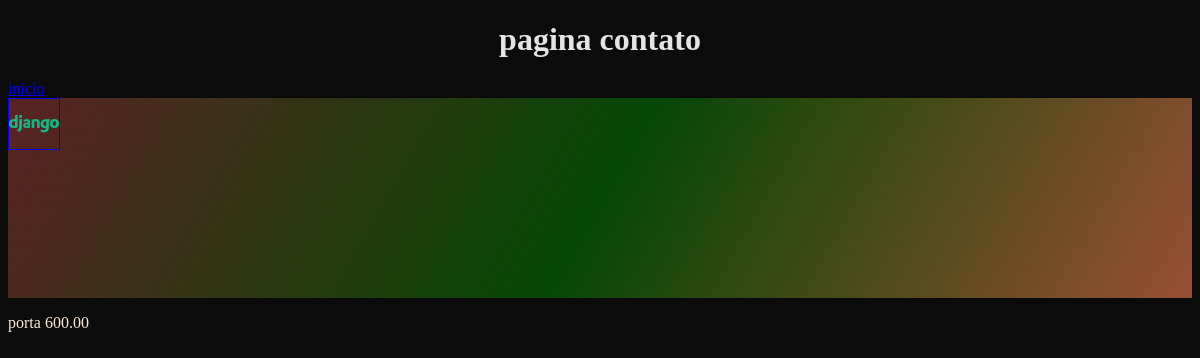
The page /contato on the database as committed earlier.
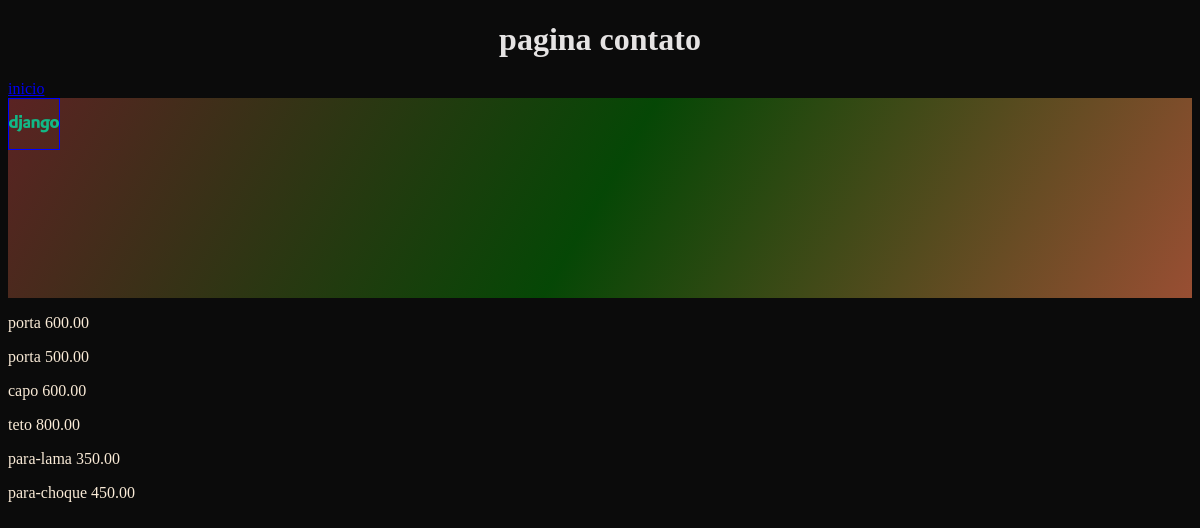
The same page on the database as committed later.
### myapp/models.py (models this page shows, shortened)
class Orcamento(models.Model):
    peca = models.CharField(max_length=30)
    preco = models.DecimalField(decimal_places=2,max_digits=10)

### myapp/views.py (the view)
# urls.py: path('contato',views.contato, name='contato'),
def contato(request):
    obj = Orcamento.objects.all()
    text = {'peca':obj}
    return render(request,'myapp/contato.html',text)

### myapp/templates/myapp/contato.html (shortened to what this page needs)
{% load static %}
<!DOCTYPE html>
<html lang="en">
<head>
    <link rel="stylesheet" href="{% static 'Css/estilo.css' %}">
</head>
<body>
    <h1> pagina contato </h1>
    <a href="/"> inicio </a>
    <div class="divimg">
        <img src="{% static 'media/icons8-django-50.png'%}" alt="">
    </div>
        {% for p in peca %}
            <p>{{p.peca}} {{p.preco}} </p>
        {% endfor %}
</body>
</html>

### myapp/static/css/estilo.css (style rules this page uses)
body { background-color: rgb(11, 11, 11); }
h1 { color: rgba(255, 253, 253, 0.894); text-align: center; }
p { color: antiquewhite; }
.divimg { width: 100%; height: 200px; background: linear-gradient(120deg,rgba(206, 69, 69, 0.407),rgba(0, 128, 0, 0.513),rgba(255, 127, 80, 0.579)); }
.divimg img { border: 1px solid blue; }

Rows that differ between the two databases and show on the page:
added Orcamento: peca "porta", preco "500.00"
added Orcamento: peca "capo", preco "600.00"
added Orcamento: peca "teto", preco "800.00"
added Orcamento: peca "para-lama", preco "350.00"
added Orcamento: peca "para-choque", preco "450.00"
